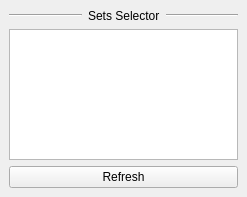
<?xml version="1.0" encoding="UTF-8"?>
<ui version="4.0">
 <class>MainWindow</class>
 <widget class="QMainWindow" name="MainWindow">
  <property name="geometry">
   <rect>
    <x>0</x>
    <y>0</y>
    <width>247</width>
    <height>197</height>
   </rect>
  </property>
  <property name="windowTitle">
   <string>Sets Selector</string>
  </property>
  <widget class="QWidget" name="centralwidget">
   <layout class="QVBoxLayout" name="verticalLayout">
    <item>
     <layout class="QHBoxLayout" name="horizontalLayout_2">
      <item>
       <widget class="Line" name="line_23">
        <property name="sizePolicy">
         <sizepolicy hsizetype="Expanding" vsizetype="Fixed">
          <horstretch>0</horstretch>
          <verstretch>0</verstretch>
         </sizepolicy>
        </property>
        <property name="orientation">
         <enum>Qt::Horizontal</enum>
        </property>
       </widget>
      </item>
      <item>
       <widget class="QLabel" name="character_fkik_label">
        <property name="text">
         <string>Sets Selector</string>
        </property>
       </widget>
      </item>
      <item>
       <widget class="Line" name="line_2">
        <property name="sizePolicy">
         <sizepolicy hsizetype="Expanding" vsizetype="Fixed">
          <horstretch>0</horstretch>
          <verstretch>0</verstretch>
         </sizepolicy>
        </property>
        <property name="orientation">
         <enum>Qt::Horizontal</enum>
        </property>
       </widget>
      </item>
     </layout>
    </item>
    <item>
     <widget class="QListWidget" name="listWidget">
      <property name="selectionMode">
       <enum>QAbstractItemView::ExtendedSelection</enum>
      </property>
     </widget>
    </item>
    <item>
     <widget class="QPushButton" name="pushButton">
      <property name="text">
       <string>Refresh</string>
      </property>
     </widget>
    </item>
   </layout>
  </widget>
 </widget>
 <resources/>
 <connections/>
</ui>
